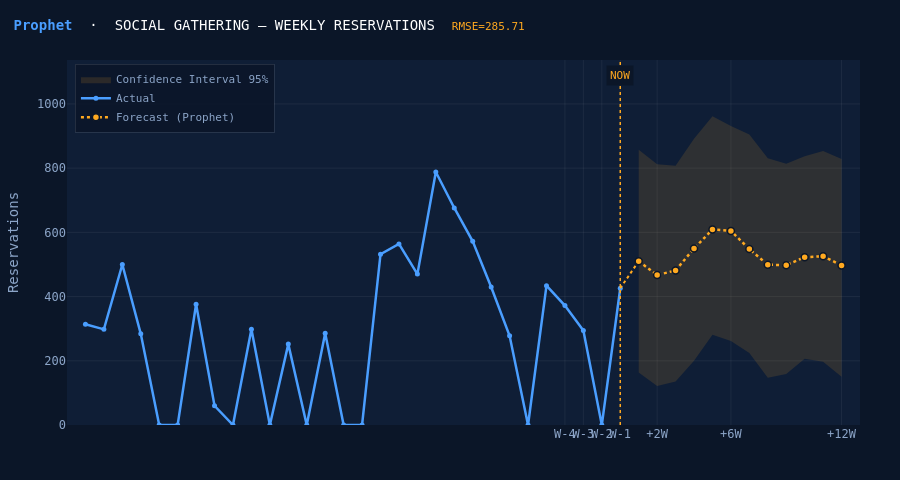
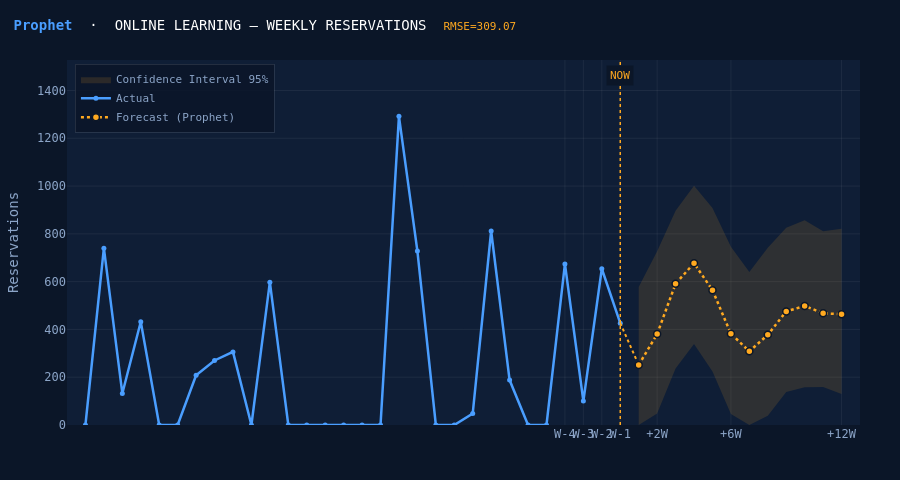
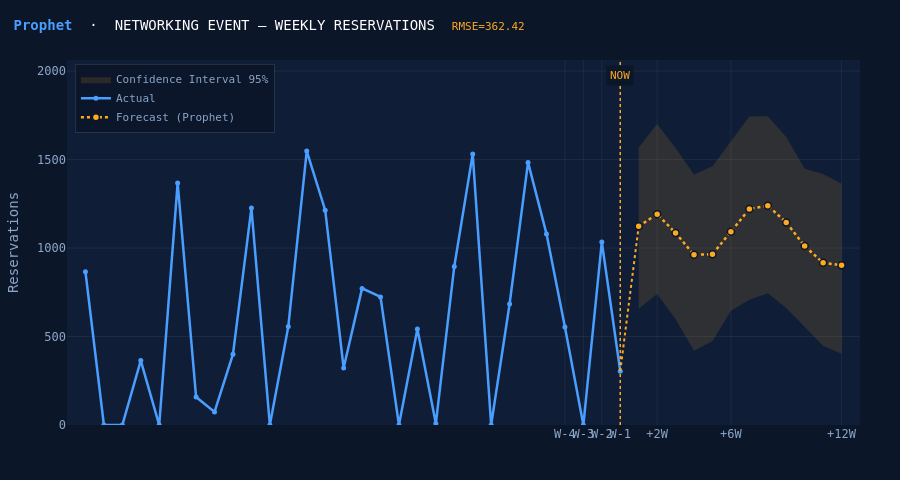

Notebook cell for these charts, in order:
### Markdown cell above
## 5. Visualization

### Code cell
N_HISTORY = 30
N_FUTURE  = 12
BG     = '#0b1628'
BG2    = '#0f1e36'
BLUE   = '#4A9EFF'
ORANGE = '#FFA920'
GRID   = 'rgba(255,255,255,0.06)'
MUTED  = '#8ca5c8'

def _future_dates(last_date, n, freq='W'):
    return pd.date_range(last_date + pd.tseries.frequencies.to_offset(freq), periods=n, freq=freq)

def trim_tz(cat_data, threshold=0.0):
    y = cat_data['y'].values
    idx = len(y) - 1
    while idx > 0 and y[idx] <= threshold:
        idx -= 1
    return cat_data.iloc[:idx + 1]

def retrain_fc(cat_data, model_name, n_future):
    active = trim_tz(cat_data)
    if len(active) < 10: active = cat_data
    last_active  = active['ds'].max()
    future_dates = _future_dates(last_active, n_future)
    y_cap = active['y'].mean() * 3 + active['y'].std() * 2

    if model_name == 'ARIMA':
        try:
            orders = [(1,1,1),(0,1,1),(1,1,0),(2,1,1),(1,1,2),(2,1,2)]
            best_aic, best_fit = float('inf'), None
            for o in orders:
                try:
                    f = ARIMA(active['y'], order=o).fit()
                    if f.aic < best_aic: best_aic, best_fit = f.aic, f
                except Exception: pass
            if best_fit:
                fc = best_fit.get_forecast(n_future)
                ci = fc.conf_int()
                m_ = pd.Series(fc.predicted_mean.values, index=future_dates).clip(lower=0)
                l_ = pd.Series(ci.iloc[:,0].values, index=future_dates).clip(lower=0)
                h_ = pd.Series(ci.iloc[:,1].values, index=future_dates).clip(upper=y_cap)
                return m_, l_, h_, future_dates, last_active
        except Exception as e: print(f'  [ARIMA retrain] {e}')

    if model_name == 'Prophet' and PROPHET_AVAILABLE:
        try:
            y_scale = active['y'].median() or active['y'].mean() or 1.0
            df_fit  = active[['ds','y']].copy()
            df_fit['y'] /= y_scale
            n_w = len(df_fit)
            m = Prophet(growth='linear', yearly_seasonality=(n_w>=52),
                        weekly_seasonality=(n_w>=8), daily_seasonality=False,
                        changepoint_prior_scale=0.05, seasonality_prior_scale=5.0)
            m.fit(df_fit)
            fdf = m.make_future_dataframe(periods=n_future, freq='W')
            fc  = m.predict(fdf)
            ff  = fc[fc['ds'] > last_active].copy()
            m_ = pd.Series((ff['yhat'].values       * y_scale), index=future_dates).clip(lower=0)
            l_ = pd.Series((ff['yhat_lower'].values * y_scale), index=future_dates).clip(lower=0)
            h_ = pd.Series((ff['yhat_upper'].values * y_scale), index=future_dates).clip(upper=y_cap)
            return m_, l_, h_, future_dates, last_active
        except Exception as e: print(f'  [Prophet retrain] {e}')

    try:
        fit = ExponentialSmoothing(active['y'], trend='add', seasonal=None,
                                   initialization_method='estimated').fit(optimized=True)
        m_  = pd.Series(fit.forecast(n_future).values, index=future_dates).clip(lower=0)
        std = float(np.std(fit.resid))
        return (m_, (m_-1.96*std).clip(lower=0), (m_+1.96*std).clip(upper=y_cap),
                future_dates, last_active)
    except Exception as e:
        print(f'  [HoltWinters retrain] {e}')
        return None, None, None, future_dates, last_active


def build_dashboard(cat_data, model_name, cat_label, rmse_val):
    fc_mean, fc_low, fc_high, future_dates, last_active = retrain_fc(cat_data, model_name, N_FUTURE)
    active  = trim_tz(cat_data)
    history = active.sort_values('ds').tail(N_HISTORY)

    fig = go.Figure()

    if fc_mean is not None:
        xb = list(future_dates) + list(future_dates[::-1])
        yb = list(fc_high.values) + list(fc_low.values[::-1])
        fig.add_trace(go.Scatter(x=xb, y=yb, fill='toself',
            fillcolor='rgba(255,169,32,0.13)',
            line=dict(color='rgba(0,0,0,0)'),
            name='Confidence Interval 95%', hoverinfo='skip'))

    fig.add_trace(go.Scatter(
        x=history['ds'], y=history['y'],
        mode='lines+markers', name='Actual',
        line=dict(color=BLUE, width=2.5),
        marker=dict(size=5, color=BLUE)))

    if fc_mean is not None:
        fig.add_trace(go.Scatter(
            x=[last_active, future_dates[0]],
            y=[float(history['y'].iloc[-1]), float(fc_mean.iloc[0])],
            mode='lines', showlegend=False,
            line=dict(color=ORANGE, width=2, dash='dot')))

        fig.add_trace(go.Scatter(
            x=future_dates, y=fc_mean.values,
            mode='lines+markers', name=f'Forecast ({model_name})',
            line=dict(color=ORANGE, width=2.5, dash='dot'),
            marker=dict(size=7, color=ORANGE, line=dict(color=BG, width=1.5))))

    y_max = max(float(history['y'].max()),
                float(fc_high.max()) if fc_high is not None else 0) * 1.18
    fig.add_shape(type='line',
        x0=last_active, x1=last_active, y0=0, y1=y_max,
        line=dict(color=ORANGE, width=1.5, dash='dot'))
    fig.add_annotation(x=last_active, y=y_max*0.96, text='NOW',
        showarrow=False, font=dict(color=ORANGE, size=11, family='monospace'),
        bgcolor=BG, borderpad=3)

    # X-axis ticks anchored to real data points
    hist_dates = list(history['ds'].values)
    n_hist = len(hist_dates)
    tick_vals, tick_text = [], []
    for i, lbl in enumerate(['W-4','W-3','W-2','W-1']):
        pos = n_hist - 4 + i
        if 0 <= pos < n_hist:
            tick_vals.append(hist_dates[pos]); tick_text.append(lbl)
    tick_vals.append(last_active); tick_text.append('TODAY')
    for fi, lbl in zip([1,5,11],['+2W','+6W','+12W']):
        if fi < len(future_dates):
            tick_vals.append(future_dates[fi]); tick_text.append(lbl)

    fig.update_layout(
        template='plotly_dark', paper_bgcolor=BG, plot_bgcolor=BG2,
        font=dict(family='monospace', color=MUTED, size=12),
        title=dict(
            text=(f'<b style="color:{BLUE}">{model_name}</b>'
                  f'  ·  {cat_label.upper()} — WEEKLY RESERVATIONS'
                  f'  <span style="color:{ORANGE};font-size:11px">RMSE={rmse_val:.2f}</span>'),
            x=0.015, font=dict(size=14, color='white')),
        xaxis=dict(
            tickmode='array', tickvals=tick_vals, ticktext=tick_text,
            tickfont=dict(size=12, family='monospace'), tickangle=0,
            gridcolor=GRID, showgrid=True, zeroline=False,
            range=[history['ds'].min() - pd.Timedelta(weeks=1),
                   future_dates[-1]  + pd.Timedelta(weeks=1)]),
        yaxis=dict(title='Reservations', gridcolor=GRID, showgrid=True,
                   zeroline=False, rangemode='tozero'),
        legend=dict(bgcolor='rgba(11,22,40,0.85)',
                    bordercolor='rgba(255,255,255,0.1)', borderwidth=1,
                    font=dict(size=11), x=0.01, y=0.99,
                    xanchor='left', yanchor='top'),
        hovermode='x unified',
        margin=dict(l=65, r=40, t=60, b=55), height=480)
    return fig


if not results_df.empty:
    for _, row in results_df.sort_values('min_rmse').iterrows():
        cat   = row['category']
        cdata = processed_df[processed_df['category'] == cat].sort_values('ds')
        fig   = build_dashboard(cdata, row['best_model'], cat, row['min_rmse'])
        fig.show()

### Figure 1 — Plotly figure (JSON) as saved in the notebook; plotly's stock layout.template omitted (floating-point values rounded to 4 significant figures)
{"data": [{"fill": "toself", "fillcolor": "rgba(255,169,32,0.13)", "hoverinfo": "skip", "line": {"color": "rgba(0,0,0,0)"}, "name": "Confidence Interval 95%", "type": "scatter", "x": ["2025-01-05T00:00:00", "2025-01-12T00:00:00", "2025-01-19T00:00:00", "2025-01-26T00:00:00", "2025-02-02T00:00:00", "2025-02-09T00:00:00", "2025-02-16T00:00:00", "2025-02-23T00:00:00", "2025-03-02T00:00:00", "2025-03-09T00:00:00", "2025-03-16T00:00:00", "2025-03-23T00:00:00", "2025-03-23T00:00:00", "2025-03-16T00:00:00", "2025-03-09T00:00:00", "2025-03-02T00:00:00", "2025-02-23T00:00:00", "2025-02-16T00:00:00", "2025-02-09T00:00:00", "2025-02-02T00:00:00", "2025-01-26T00:00:00", "2025-01-19T00:00:00", "2025-01-12T00:00:00", "2025-01-05T00:00:00"], "y": [857.1, 812.0, 807.5, 891.3, 961.5, 931.1, 904.5, 830.7, 813.9, 836.9, 853.3, 828.9, 150.5, 197.1, 206.0, 158.7, 146.9, 224.0, 262.0, 281.2, 200.0, 135.7, 121.4, 163.8]}, {"line": {"color": "#4A9EFF", "width": 2.5}, "marker": {"color": "#4A9EFF", "size": 5}, "mode": "lines+markers", "name": "Actual", "type": "scatter", "x": ["2024-06-09T00:00:00.000000000", "2024-06-16T00:00:00.000000000", "2024-06-23T00:00:00.000000000", "2024-06-30T00:00:00.000000000", "2024-07-07T00:00:00.000000000", "2024-07-14T00:00:00.000000000", "2024-07-21T00:00:00.000000000", "2024-07-28T00:00:00.000000000", "2024-08-04T00:00:00.000000000", "2024-08-11T00:00:00.000000000", "2024-08-18T00:00:00.000000000", "2024-08-25T00:00:00.000000000", "2024-09-01T00:00:00.000000000", "2024-09-08T00:00:00.000000000", "2024-09-15T00:00:00.000000000", "2024-09-22T00:00:00.000000000", "2024-09-29T00:00:00.000000000", "2024-10-06T00:00:00.000000000", "2024-10-13T00:00:00.000000000", "2024-10-20T00:00:00.000000000", "2024-10-27T00:00:00.000000000", "2024-11-03T00:00:00.000000000", "2024-11-10T00:00:00.000000000", "2024-11-17T00:00:00.000000000", "2024-11-24T00:00:00.000000000", "2024-12-01T00:00:00.000000000", "2024-12-08T00:00:00.000000000", "2024-12-15T00:00:00.000000000", "2024-12-22T00:00:00.000000000", "2024-12-29T00:00:00.000000000"], "y": [314.0, 298.0, 500.0, 284.0, 0.0, 0.0, 376.0, 60.0, 0.0, 298.0, 0.0, 252.0, 0.0, 286.0, 0.0, 0.0, 532.0, 564.0, 470.0, 788.0, 676.0, 572.0, 430.0, 278.0, 0.0, 434.0, 372.0, 294.0, 0.0, 426.0]}, {"line": {"color": "#FFA920", "dash": "dot", "width": 2}, "mode": "lines", "showlegend": false, "type": "scatter", "x": ["2024-12-29T00:00:00", "2025-01-05T00:00:00"], "y": [426, 510.1]}, {"line": {"color": "#FFA920", "dash": "dot", "width": 2.5}, "marker": {"color": "#FFA920", "line": {"color": "#0b1628", "width": 1.5}, "size": 7}, "mode": "lines+markers", "name": "Forecast (Prophet)", "type": "scatter", "x": ["2025-01-05T00:00:00.000000000", "2025-01-12T00:00:00.000000000", "2025-01-19T00:00:00.000000000", "2025-01-26T00:00:00.000000000", "2025-02-02T00:00:00.000000000", "2025-02-09T00:00:00.000000000", "2025-02-16T00:00:00.000000000", "2025-02-23T00:00:00.000000000", "2025-03-02T00:00:00.000000000", "2025-03-09T00:00:00.000000000", "2025-03-16T00:00:00.000000000", "2025-03-23T00:00:00.000000000"], "y": [510.1, 467.1, 481.5, 549.7, 608.9, 604.6, 547.8, 499.1, 497.9, 522.7, 525.8, 497.1]}], "layout": {"annotations": [{"bgcolor": "#0b1628", "borderpad": 3, "font": {"color": "#FFA920", "family": "monospace", "size": 11}, "showarrow": false, "text": "NOW", "x": "2024-12-29T00:00:00", "y": 1089.0}], "font": {"color": "#8ca5c8", "family": "monospace", "size": 12}, "height": 480, "hovermode": "x unified", "legend": {"bgcolor": "rgba(11,22,40,0.85)", "bordercolor": "rgba(255,255,255,0.1)", "borderwidth": 1, "font": {"size": 11}, "x": 0.01, "xanchor": "left", "y": 0.99, "yanchor": "top"}, "margin": {"b": 55, "l": 65, "r": 40, "t": 60}, "paper_bgcolor": "#0b1628", "plot_bgcolor": "#0f1e36", "shapes": [{"line": {"color": "#FFA920", "dash": "dot", "width": 1.5}, "type": "line", "x0": "2024-12-29T00:00:00", "x1": "2024-12-29T00:00:00", "y0": 0, "y1": 1135.0}], "title": {"font": {"color": "white", "size": 14}, "text": "<b style=\"color:#4A9EFF\">Prophet</b>  ·  SOCIAL GATHERING — WEEKLY RESERVATIONS  <span style=\"color:#FFA920;font-size:11px\">RMSE=285.71</span>", "x": 0.015}, "xaxis": {"gridcolor": "rgba(255,255,255,0.06)", "range": ["2024-06-02T00:00:00", "2025-03-30T00:00:00"], "showgrid": true, "tickangle": 0, "tickfont": {"family": "monospace", "size": 12}, "tickmode": "array", "ticktext": ["W-4", "W-3", "W-2", "W-1", "TODAY", "+2W", "+6W", "+12W"], "tickvals": ["2024-12-08T00:00:00", "2024-12-15T00:00:00", "2024-12-22T00:00:00", "2024-12-29T00:00:00", "2024-12-29T00:00:00", "2025-01-12T00:00:00", "2025-02-09T00:00:00", "2025-03-23T00:00:00"], "zeroline": false}, "yaxis": {"gridcolor": "rgba(255,255,255,0.06)", "rangemode": "tozero", "showgrid": true, "title": {"text": "Reservations"}, "zeroline": false}}}

### Figure 2 — Plotly figure (JSON) as saved in the notebook; plotly's stock layout.template omitted (floating-point values rounded to 4 significant figures)
{"data": [{"fill": "toself", "fillcolor": "rgba(255,169,32,0.13)", "hoverinfo": "skip", "line": {"color": "rgba(0,0,0,0)"}, "name": "Confidence Interval 95%", "type": "scatter", "x": ["2024-12-29T00:00:00", "2025-01-05T00:00:00", "2025-01-12T00:00:00", "2025-01-19T00:00:00", "2025-01-26T00:00:00", "2025-02-02T00:00:00", "2025-02-09T00:00:00", "2025-02-16T00:00:00", "2025-02-23T00:00:00", "2025-03-02T00:00:00", "2025-03-09T00:00:00", "2025-03-16T00:00:00", "2025-03-16T00:00:00", "2025-03-09T00:00:00", "2025-03-02T00:00:00", "2025-02-23T00:00:00", "2025-02-16T00:00:00", "2025-02-09T00:00:00", "2025-02-02T00:00:00", "2025-01-26T00:00:00", "2025-01-19T00:00:00", "2025-01-12T00:00:00", "2025-01-05T00:00:00", "2024-12-29T00:00:00"], "y": [578.1, 727.5, 896.3, 1002.0, 907.8, 746.6, 640.3, 741.5, 825.4, 857.0, 811.1, 821.6, 129.3, 159.5, 158.3, 137.8, 38.28, 0, 46.1, 224.1, 338.8, 236.8, 48.56, 0]}, {"line": {"color": "#4A9EFF", "width": 2.5}, "marker": {"color": "#4A9EFF", "size": 5}, "mode": "lines+markers", "name": "Actual", "type": "scatter", "x": ["2024-06-02T00:00:00.000000000", "2024-06-09T00:00:00.000000000", "2024-06-16T00:00:00.000000000", "2024-06-23T00:00:00.000000000", "2024-06-30T00:00:00.000000000", "2024-07-07T00:00:00.000000000", "2024-07-14T00:00:00.000000000", "2024-07-21T00:00:00.000000000", "2024-07-28T00:00:00.000000000", "2024-08-04T00:00:00.000000000", "2024-08-11T00:00:00.000000000", "2024-08-18T00:00:00.000000000", "2024-08-25T00:00:00.000000000", "2024-09-01T00:00:00.000000000", "2024-09-08T00:00:00.000000000", "2024-09-15T00:00:00.000000000", "2024-09-22T00:00:00.000000000", "2024-09-29T00:00:00.000000000", "2024-10-06T00:00:00.000000000", "2024-10-13T00:00:00.000000000", "2024-10-20T00:00:00.000000000", "2024-10-27T00:00:00.000000000", "2024-11-03T00:00:00.000000000", "2024-11-10T00:00:00.000000000", "2024-11-17T00:00:00.000000000", "2024-11-24T00:00:00.000000000", "2024-12-01T00:00:00.000000000", "2024-12-08T00:00:00.000000000", "2024-12-15T00:00:00.000000000", "2024-12-22T00:00:00.000000000"], "y": [0.0, 740.0, 132.0, 432.0, 0.0, 0.0, 208.0, 270.0, 306.0, 0.0, 598.0, 0.0, 0.0, 0.0, 0.0, 0.0, 0.0, 1292.0, 728.0, 0.0, 0.0, 48.0, 812.0, 188.0, 0.0, 0.0, 674.0, 100.0, 654.0, 426.0]}, {"line": {"color": "#FFA920", "dash": "dot", "width": 2}, "mode": "lines", "showlegend": false, "type": "scatter", "x": ["2024-12-22T00:00:00", "2024-12-29T00:00:00"], "y": [426, 251.5]}, {"line": {"color": "#FFA920", "dash": "dot", "width": 2.5}, "marker": {"color": "#FFA920", "line": {"color": "#0b1628", "width": 1.5}, "size": 7}, "mode": "lines+markers", "name": "Forecast (Prophet)", "type": "scatter", "x": ["2024-12-29T00:00:00.000000000", "2025-01-05T00:00:00.000000000", "2025-01-12T00:00:00.000000000", "2025-01-19T00:00:00.000000000", "2025-01-26T00:00:00.000000000", "2025-02-02T00:00:00.000000000", "2025-02-09T00:00:00.000000000", "2025-02-16T00:00:00.000000000", "2025-02-23T00:00:00.000000000", "2025-03-02T00:00:00.000000000", "2025-03-09T00:00:00.000000000", "2025-03-16T00:00:00.000000000"], "y": [251.5, 380.6, 591.1, 677.3, 564.4, 382.1, 308.2, 377.4, 475.3, 498.5, 467.6, 463.8]}], "layout": {"annotations": [{"bgcolor": "#0b1628", "borderpad": 3, "font": {"color": "#FFA920", "family": "monospace", "size": 11}, "showarrow": false, "text": "NOW", "x": "2024-12-22T00:00:00", "y": 1464.0}], "font": {"color": "#8ca5c8", "family": "monospace", "size": 12}, "height": 480, "hovermode": "x unified", "legend": {"bgcolor": "rgba(11,22,40,0.85)", "bordercolor": "rgba(255,255,255,0.1)", "borderwidth": 1, "font": {"size": 11}, "x": 0.01, "xanchor": "left", "y": 0.99, "yanchor": "top"}, "margin": {"b": 55, "l": 65, "r": 40, "t": 60}, "paper_bgcolor": "#0b1628", "plot_bgcolor": "#0f1e36", "shapes": [{"line": {"color": "#FFA920", "dash": "dot", "width": 1.5}, "type": "line", "x0": "2024-12-22T00:00:00", "x1": "2024-12-22T00:00:00", "y0": 0, "y1": 1525.0}], "title": {"font": {"color": "white", "size": 14}, "text": "<b style=\"color:#4A9EFF\">Prophet</b>  ·  ONLINE LEARNING — WEEKLY RESERVATIONS  <span style=\"color:#FFA920;font-size:11px\">RMSE=309.07</span>", "x": 0.015}, "xaxis": {"gridcolor": "rgba(255,255,255,0.06)", "range": ["2024-05-26T00:00:00", "2025-03-23T00:00:00"], "showgrid": true, "tickangle": 0, "tickfont": {"family": "monospace", "size": 12}, "tickmode": "array", "ticktext": ["W-4", "W-3", "W-2", "W-1", "TODAY", "+2W", "+6W", "+12W"], "tickvals": ["2024-12-01T00:00:00", "2024-12-08T00:00:00", "2024-12-15T00:00:00", "2024-12-22T00:00:00", "2024-12-22T00:00:00", "2025-01-05T00:00:00", "2025-02-02T00:00:00", "2025-03-16T00:00:00"], "zeroline": false}, "yaxis": {"gridcolor": "rgba(255,255,255,0.06)", "rangemode": "tozero", "showgrid": true, "title": {"text": "Reservations"}, "zeroline": false}}}

### Figure 3 — Plotly figure (JSON) as saved in the notebook; plotly's stock layout.template omitted (floating-point values rounded to 4 significant figures)
{"data": [{"fill": "toself", "fillcolor": "rgba(255,169,32,0.13)", "hoverinfo": "skip", "line": {"color": "rgba(0,0,0,0)"}, "name": "Confidence Interval 95%", "type": "scatter", "x": ["2025-01-12T00:00:00", "2025-01-19T00:00:00", "2025-01-26T00:00:00", "2025-02-02T00:00:00", "2025-02-09T00:00:00", "2025-02-16T00:00:00", "2025-02-23T00:00:00", "2025-03-02T00:00:00", "2025-03-09T00:00:00", "2025-03-16T00:00:00", "2025-03-23T00:00:00", "2025-03-30T00:00:00", "2025-03-30T00:00:00", "2025-03-23T00:00:00", "2025-03-16T00:00:00", "2025-03-09T00:00:00", "2025-03-02T00:00:00", "2025-02-23T00:00:00", "2025-02-16T00:00:00", "2025-02-09T00:00:00", "2025-02-02T00:00:00", "2025-01-26T00:00:00", "2025-01-19T00:00:00", "2025-01-12T00:00:00"], "y": [1568.0, 1700.0, 1566.0, 1416.0, 1462.0, 1601.0, 1744.0, 1744.0, 1628.0, 1449.0, 1418.0, 1363.0, 402.3, 447.6, 556.6, 660.8, 745.2, 707.7, 646.1, 474.2, 420.2, 597.4, 739.7, 657.1]}, {"line": {"color": "#4A9EFF", "width": 2.5}, "marker": {"color": "#4A9EFF", "size": 5}, "mode": "lines+markers", "name": "Actual", "type": "scatter", "x": ["2024-06-16T00:00:00.000000000", "2024-06-23T00:00:00.000000000", "2024-06-30T00:00:00.000000000", "2024-07-07T00:00:00.000000000", "2024-07-14T00:00:00.000000000", "2024-07-21T00:00:00.000000000", "2024-07-28T00:00:00.000000000", "2024-08-04T00:00:00.000000000", "2024-08-11T00:00:00.000000000", "2024-08-18T00:00:00.000000000", "2024-08-25T00:00:00.000000000", "2024-09-01T00:00:00.000000000", "2024-09-08T00:00:00.000000000", "2024-09-15T00:00:00.000000000", "2024-09-22T00:00:00.000000000", "2024-09-29T00:00:00.000000000", "2024-10-06T00:00:00.000000000", "2024-10-13T00:00:00.000000000", "2024-10-20T00:00:00.000000000", "2024-10-27T00:00:00.000000000", "2024-11-03T00:00:00.000000000", "2024-11-10T00:00:00.000000000", "2024-11-17T00:00:00.000000000", "2024-11-24T00:00:00.000000000", "2024-12-01T00:00:00.000000000", "2024-12-08T00:00:00.000000000", "2024-12-15T00:00:00.000000000", "2024-12-22T00:00:00.000000000", "2024-12-29T00:00:00.000000000", "2025-01-05T00:00:00.000000000"], "y": [866.0, 0.0, 0.0, 364.0, 0.0, 1368.0, 158.0, 74.0, 400.0, 1226.0, 0.0, 556.0, 1548.0, 1214.0, 322.0, 772.0, 724.0, 0.0, 542.0, 8.0, 896.0, 1532.0, 0.0, 684.0, 1484.0, 1080.0, 554.0, 0.0, 1034.0, 304.0]}, {"line": {"color": "#FFA920", "dash": "dot", "width": 2}, "mode": "lines", "showlegend": false, "type": "scatter", "x": ["2025-01-05T00:00:00", "2025-01-12T00:00:00"], "y": [304, 1123.0]}, {"line": {"color": "#FFA920", "dash": "dot", "width": 2.5}, "marker": {"color": "#FFA920", "line": {"color": "#0b1628", "width": 1.5}, "size": 7}, "mode": "lines+markers", "name": "Forecast (Prophet)", "type": "scatter", "x": ["2025-01-12T00:00:00.000000000", "2025-01-19T00:00:00.000000000", "2025-01-26T00:00:00.000000000", "2025-02-02T00:00:00.000000000", "2025-02-09T00:00:00.000000000", "2025-02-16T00:00:00.000000000", "2025-02-23T00:00:00.000000000", "2025-03-02T00:00:00.000000000", "2025-03-09T00:00:00.000000000", "2025-03-16T00:00:00.000000000", "2025-03-23T00:00:00.000000000", "2025-03-30T00:00:00.000000000"], "y": [1123.0, 1191.0, 1085.0, 961.6, 965.1, 1093.0, 1220.0, 1239.0, 1145.0, 1011.0, 916.3, 903.3]}], "layout": {"annotations": [{"bgcolor": "#0b1628", "borderpad": 3, "font": {"color": "#FFA920", "family": "monospace", "size": 11}, "showarrow": false, "text": "NOW", "x": "2025-01-05T00:00:00", "y": 1976.0}], "font": {"color": "#8ca5c8", "family": "monospace", "size": 12}, "height": 480, "hovermode": "x unified", "legend": {"bgcolor": "rgba(11,22,40,0.85)", "bordercolor": "rgba(255,255,255,0.1)", "borderwidth": 1, "font": {"size": 11}, "x": 0.01, "xanchor": "left", "y": 0.99, "yanchor": "top"}, "margin": {"b": 55, "l": 65, "r": 40, "t": 60}, "paper_bgcolor": "#0b1628", "plot_bgcolor": "#0f1e36", "shapes": [{"line": {"color": "#FFA920", "dash": "dot", "width": 1.5}, "type": "line", "x0": "2025-01-05T00:00:00", "x1": "2025-01-05T00:00:00", "y0": 0, "y1": 2058.0}], "title": {"font": {"color": "white", "size": 14}, "text": "<b style=\"color:#4A9EFF\">Prophet</b>  ·  NETWORKING EVENT — WEEKLY RESERVATIONS  <span style=\"color:#FFA920;font-size:11px\">RMSE=362.42</span>", "x": 0.015}, "xaxis": {"gridcolor": "rgba(255,255,255,0.06)", "range": ["2024-06-09T00:00:00", "2025-04-06T00:00:00"], "showgrid": true, "tickangle": 0, "tickfont": {"family": "monospace", "size": 12}, "tickmode": "array", "ticktext": ["W-4", "W-3", "W-2", "W-1", "TODAY", "+2W", "+6W", "+12W"], "tickvals": ["2024-12-15T00:00:00", "2024-12-22T00:00:00", "2024-12-29T00:00:00", "2025-01-05T00:00:00", "2025-01-05T00:00:00", "2025-01-19T00:00:00", "2025-02-16T00:00:00", "2025-03-30T00:00:00"], "zeroline": false}, "yaxis": {"gridcolor": "rgba(255,255,255,0.06)", "rangemode": "tozero", "showgrid": true, "title": {"text": "Reservations"}, "zeroline": false}}}
